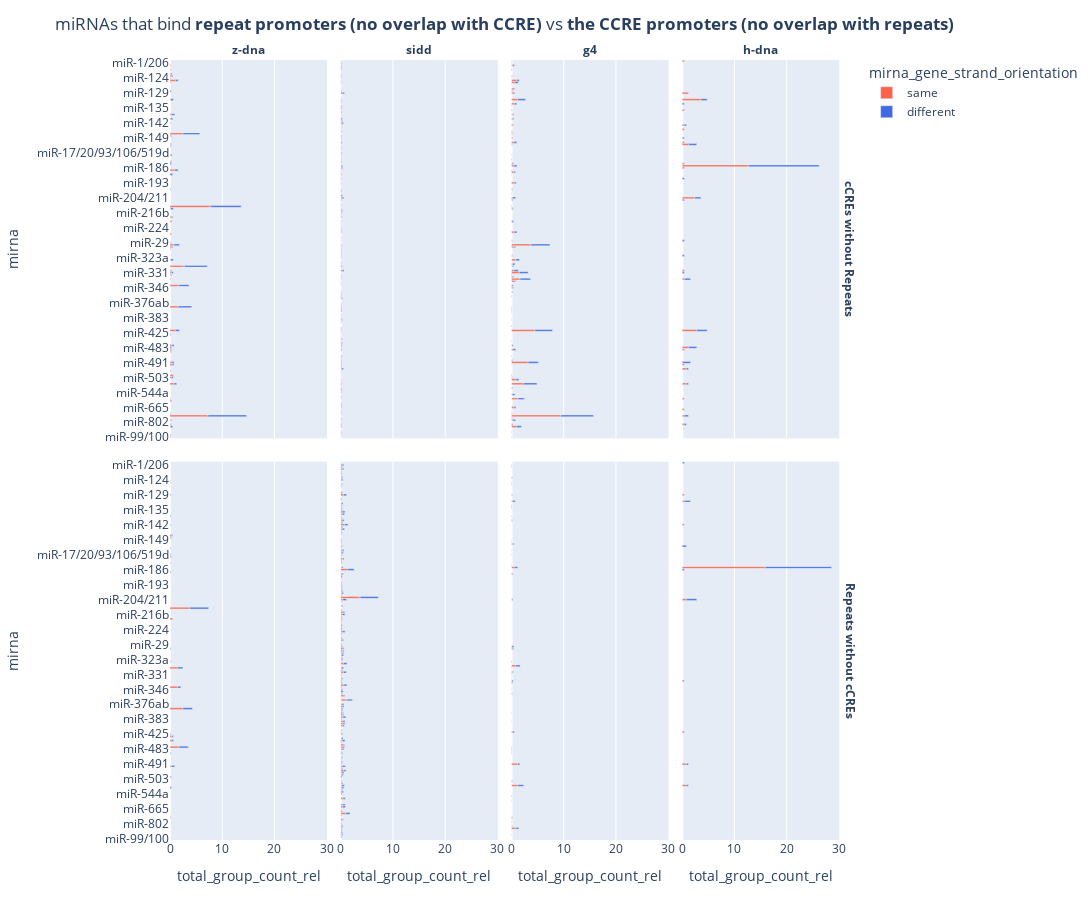

Here is the notebook cell this chart was saved with:
### Code cell
fig = px.bar(
    form_df,
    y="mirna",
    x="total_group_count_rel",
    color="mirna_gene_strand_orientation",
    facet_col="group",
    orientation='h',
    facet_row="type",
    hover_data=['total_count', 'total_group_count'],
    # barmode="group",
    # category_orders={"day": ["Thur", "Fri", "Sat", "Sun"], "time": ["Lunch", "Dinner"]},
    color_discrete_map={'same':'tomato', 'different':'royalblue'},
)

fig.for_each_annotation(lambda a: a.update(text=f'<b>{a.text.split("=")[1]}</b>'))

fig.update_yaxes(categoryorder='array', categoryarray=form_df['mirna'].unique())
fig.update_layout(
    title="miRNAs that bind <b>repeat promoters (no overlap with CCRE)</b> vs <b>the CCRE promoters (no overlap with repeats)</b>",
    height=920,
    width=1700,
)
fig.write_html(f_plotly_ccre_vs_repeats_4)
fig.show()

### Figure 1 — Plotly figure (JSON) as saved in the notebook; plotly's stock layout.template omitted (floating-point values rounded to 4 significant figures; data arrays with more than 128 entries replaced by an {"elided": "..."} marker saying what was removed)
{"data": [{"alignmentgroup": "True", "customdata": [[1, 771], [1, 771], [1, 771], [1, 771], [56, 771], [2, 771], [1, 771], [6, 771], [2, 771], [5, 771], [4, 771], [3, 771], [1, 771], [2, 771], [3, 771], [8, 771], [12, 771], [13, 771], [1, 771], [1, 771], [2, 771], [1, 771], [21, 771], [1, 771], [1, 771], [2, 771], [6, 771], [2, 771], [2, 771], [2, 771], [1, 771], [60, 771], [7, 771], [1, 771], [1, 771], [1, 771], [1, 771], [1, 771], [19, 771], [1, 771], [1, 771], [2, 771], [1, 771], [1, 771], [8, 771], [1, 771], [2, 771], [1, 771], [1, 771], [1, 771]], "hovertemplate": "mirna_gene_strand_orientation=same<br>type=cCREs without Repeats<br>group=z-dna<br>total_group_count_rel=%{x}<br>mirna=%{y}<br>total_count=%{customdata[0]}<br>total_group_count=%{customdata[1]}<extra></extra>", "legendgroup": "same", "marker": {"color": "tomato", "pattern": {"shape": ""}}, "name": "same", "offsetgroup": "same", "orientation": "h", "showlegend": true, "textposition": "auto", "type": "bar", "x": [0.1297, 0.1297, 0.1297, 0.1297, 7.263, 0.2594, 0.1297, 0.7782, 0.2594, 0.6485, 0.5188, 0.3891, 0.1297, 0.2594, 0.3891, 1.038, 1.556, 1.686, 0.1297, 0.1297, 0.2594, 0.1297, 2.724, 0.1297, 0.1297, 0.2594, 0.7782, 0.2594, 0.2594, 0.2594, 0.1297, 7.782, 0.9079, 0.1297, 0.1297, 0.1297, 0.1297, 0.1297, 2.464, 0.1297, 0.1297, 0.2594, 0.1297, 0.1297, 1.038, 0.1297, 0.2594, 0.1297, 0.1297, 0.1297], "xaxis": "x5", "y": ["miR-99/100", "miR-874", "miR-873", "miR-760", "miR-744", "miR-652", "miR-615", "miR-532", "miR-503", "miR-501/502", "miR-493", "miR-491", "miR-486", "miR-485", "miR-455", "miR-423", "miR-377", "miR-342", "miR-339", "miR-335", "miR-331", "miR-330", "miR-329/362", "miR-324", "miR-30", "miR-299", "miR-296", "miR-25/32/92/363/367", "miR-22", "miR-218", "miR-214", "miR-210", "miR-187", "miR-183", "miR-18", "miR-153", "miR-151a", "miR-148/152", "miR-147", "miR-142", "miR-140", "miR-138", "miR-1306", "miR-125", "miR-1249", "miR-124", "miR-122", "miR-1197", "miR-103/107", "miR-10"], "yaxis": "y5"}, {"alignmentgroup": "True", "customdata": {"elided": "160x2 int values"}, "hovertemplate": "mirna_gene_strand_orientation=same<br>type=cCREs without Repeats<br>group=sidd<br>total_group_count_rel=%{x}<br>mirna=%{y}<br>total_count=%{customdata[0]}<br>total_group_count=%{customdata[1]}<extra></extra>", "legendgroup": "same", "marker": {"color": "tomato", "pattern": {"shape": ""}}, "name": "same", "offsetgroup": "same", "orientation": "h", "showlegend": false, "textposition": "auto", "type": "bar", "x": {"elided": "160 float values"}, "xaxis": "x6", "y": {"elided": "160 str values"}, "yaxis": "y6"}, {"alignmentgroup": "True", "customdata": {"elided": "81x2 int values"}, "hovertemplate": "mirna_gene_strand_orientation=same<br>type=cCREs without Repeats<br>group=g4<br>total_group_count_rel=%{x}<br>mirna=%{y}<br>total_count=%{customdata[0]}<br>total_group_count=%{customdata[1]}<extra></extra>", "legendgroup": "same", "marker": {"color": "tomato", "pattern": {"shape": ""}}, "name": "same", "offsetgroup": "same", "orientation": "h", "showlegend": false, "textposition": "auto", "type": "bar", "x": [0.04983, 0.04983, 0.04983, 0.9965, 0.04983, 0.299, 0.09965, 9.417, 0.1495, 0.4983, 1.196, 0.1495, 0.1495, 2.292, 0.847, 0.09965, 3.189, 0.1495, 0.09965, 0.299, 0.09965, 0.04983, 4.484, 0.09965, 0.04983, 0.09965, 0.09965, 0.04983, 0.04983, 0.2491, 0.04983, 0.5979, 1.644, 0.1993, 1.495, 0.4983, 0.1495, 0.1993, 0.7972, 0.09965, 0.4983, 3.737, 0.09965, 0.4983, 0.09965, 0.1993, 0.09965, 0.04983, 0.2491, 0.04983, 0.09965, 0.5481, 0.04983, 0.4484, 0.04983, 0.3986, 0.1495, 0.04983, 0.04983, 0.09965, 0.4484, 0.2491, 0.1993, 0.04983, 0.299, 0.2491, 0.1993, 0.04983, 0.04983, 0.5481, 1.146, 0.299, 0.2491, 0.3488, 0.6477, 1.046, 0.04983, 0.09965, 0.04983, 0.2491, 0.04983], "xaxis": "x7", "y": ["miR-99/100", "miR-9", "miR-876", "miR-874", "miR-873", "miR-760", "miR-758", "miR-744", "miR-7", "miR-665", "miR-615", "miR-551", "miR-542", "miR-532", "miR-504", "miR-503", "miR-491", "miR-490", "miR-488", "miR-485", "miR-455", "miR-450a", "miR-423", "miR-409", "miR-381", "miR-379", "miR-378a", "miR-371", "miR-365", "miR-346", "miR-342", "miR-34/449", "miR-339", "miR-338", "miR-331", "miR-330", "miR-329/362", "miR-328", "miR-324", "miR-31", "miR-299", "miR-296", "miR-28/708", "miR-24", "miR-22", "miR-214", "miR-210", "miR-205", "miR-204/211", "miR-202", "miR-199", "miR-193", "miR-19", "miR-188", "miR-187", "miR-185", "miR-184", "miR-182", "miR-18", "miR-151a", "miR-150", "miR-149", "miR-147", "miR-146", "miR-143", "miR-140", "miR-138", "miR-136", "miR-134", "miR-133", "miR-1306", "miR-129", "miR-128", "miR-127", "miR-125", "miR-1249", "miR-124", "miR-122", "miR-103/107", "miR-10", "miR-1/206"], "yaxis": "y7"}, {"alignmentgroup": "True", "customdata": [[1, 252], [1, 252], [1, 252], [1, 252], [2, 252], [2, 252], [1, 252], [1, 252], [3, 252], [7, 252], [1, 252], [1, 252], [6, 252], [1, 252], [32, 252], [1, 252], [3, 252], [1, 252], [1, 252], [1, 252], [1, 252], [9, 252], [3, 252], [1, 252]], "hovertemplate": "mirna_gene_strand_orientation=same<br>type=cCREs without Repeats<br>group=h-dna<br>total_group_count_rel=%{x}<br>mirna=%{y}<br>total_count=%{customdata[0]}<br>total_group_count=%{customdata[1]}<extra></extra>", "legendgroup": "same", "marker": {"color": "tomato", "pattern": {"shape": ""}}, "name": "same", "offsetgroup": "same", "orientation": "h", "showlegend": false, "textposition": "auto", "type": "bar", "x": [0.3968, 0.3968, 0.3968, 0.3968, 0.7937, 0.7937, 0.3968, 0.3968, 1.19, 2.778, 0.3968, 0.3968, 2.381, 0.3968, 12.7, 0.3968, 1.19, 0.3968, 0.3968, 0.3968, 0.3968, 3.571, 1.19, 0.3968], "xaxis": "x8", "y": ["miR-873", "miR-744", "miR-668", "miR-615", "miR-532", "miR-495", "miR-493", "miR-485", "miR-483", "miR-423", "miR-339", "miR-330", "miR-204/211", "miR-186", "miR-185", "miR-184", "miR-151a", "miR-150", "miR-145", "miR-143", "miR-136", "miR-1306", "miR-129", "let-7/miR-98"], "yaxis": "y8"}, {"alignmentgroup": "True", "customdata": [[1, 771], [1, 771], [2, 771], [13, 771], [2, 771], [3, 771], [19, 771], [11, 771], [11, 771], [1, 771], [4, 771], [29, 771], [1, 771], [1, 771], [1, 771], [3, 771], [1, 771]], "hovertemplate": "mirna_gene_strand_orientation=same<br>type=Repeats without cCREs<br>group=z-dna<br>total_group_count_rel=%{x}<br>mirna=%{y}<br>total_count=%{customdata[0]}<br>total_group_count=%{customdata[1]}<extra></extra>", "legendgroup": "same", "marker": {"color": "tomato", "pattern": {"shape": ""}}, "name": "same", "offsetgroup": "same", "orientation": "h", "showlegend": false, "textposition": "auto", "type": "bar", "x": [0.1297, 0.1297, 0.2594, 1.686, 0.2594, 0.3891, 2.464, 1.427, 1.427, 0.1297, 0.5188, 3.761, 0.1297, 0.1297, 0.1297, 0.3891, 0.1297], "xaxis": "x", "y": ["miR-744", "miR-501/502", "miR-493", "miR-455", "miR-448", "miR-431", "miR-377", "miR-342", "miR-329/362", "miR-324", "miR-218", "miR-210", "miR-183", "miR-18", "miR-148/152", "miR-147", "miR-1249"], "yaxis": "y"}, {"alignmentgroup": "True", "customdata": {"elided": "161x2 int values"}, "hovertemplate": "mirna_gene_strand_orientation=same<br>type=Repeats without cCREs<br>group=sidd<br>total_group_count_rel=%{x}<br>mirna=%{y}<br>total_count=%{customdata[0]}<br>total_group_count=%{customdata[1]}<extra></extra>", "legendgroup": "same", "marker": {"color": "tomato", "pattern": {"shape": ""}}, "name": "same", "offsetgroup": "same", "orientation": "h", "showlegend": false, "textposition": "auto", "type": "bar", "x": {"elided": "161 float values"}, "xaxis": "x2", "y": {"elided": "161 str values"}, "yaxis": "y2"}, {"alignmentgroup": "True", "customdata": [[1, 2007], [16, 2007], [2, 2007], [2, 2007], [1, 2007], [1, 2007], [24, 2007], [23, 2007], [1, 2007], [1, 2007], [5, 2007], [1, 2007], [1, 2007], [2, 2007], [1, 2007], [1, 2007], [2, 2007], [5, 2007], [16, 2007], [5, 2007], [2, 2007], [2, 2007], [2, 2007], [11, 2007], [5, 2007], [1, 2007], [1, 2007], [4, 2007], [3, 2007], [1, 2007], [1, 2007], [2, 2007], [1, 2007]], "hovertemplate": "mirna_gene_strand_orientation=same<br>type=Repeats without cCREs<br>group=g4<br>total_group_count_rel=%{x}<br>mirna=%{y}<br>total_count=%{customdata[0]}<br>total_group_count=%{customdata[1]}<extra></extra>", "legendgroup": "same", "marker": {"color": "tomato", "pattern": {"shape": ""}}, "name": "same", "offsetgroup": "same", "orientation": "h", "showlegend": false, "textposition": "auto", "type": "bar", "x": [0.04983, 0.7972, 0.09965, 0.09965, 0.04983, 0.04983, 1.196, 1.146, 0.04983, 0.04983, 0.2491, 0.04983, 0.04983, 0.09965, 0.04983, 0.04983, 0.09965, 0.2491, 0.7972, 0.2491, 0.09965, 0.09965, 0.09965, 0.5481, 0.2491, 0.04983, 0.04983, 0.1993, 0.1495, 0.04983, 0.04983, 0.09965, 0.04983], "xaxis": "x3", "y": ["miR-875", "miR-874", "miR-873", "miR-760", "miR-744", "miR-551", "miR-532", "miR-491", "miR-485", "miR-483", "miR-423", "miR-409", "miR-379", "miR-365", "miR-34/449", "miR-339", "miR-331", "miR-330", "miR-328", "miR-299", "miR-296", "miR-204/211", "miR-188", "miR-185", "miR-150", "miR-15/16/195/424/497", "miR-140", "miR-1306", "miR-129", "miR-1249", "miR-122", "miR-10", "miR-1/206"], "yaxis": "y3"}, {"alignmentgroup": "True", "customdata": [[2, 252], [2, 252], [1, 252], [1, 252], [2, 252], [40, 252], [1, 252], [1, 252], [1, 252]], "hovertemplate": "mirna_gene_strand_orientation=same<br>type=Repeats without cCREs<br>group=h-dna<br>total_group_count_rel=%{x}<br>mirna=%{y}<br>total_count=%{customdata[0]}<br>total_group_count=%{customdata[1]}<extra></extra>", "legendgroup": "same", "marker": {"color": "tomato", "pattern": {"shape": ""}}, "name": "same", "offsetgroup": "same", "orientation": "h", "showlegend": false, "textposition": "auto", "type": "bar", "x": [0.7937, 0.7937, 0.3968, 0.3968, 0.7937, 15.87, 0.3968, 0.3968, 0.3968], "xaxis": "x4", "y": ["miR-532", "miR-491", "miR-423", "miR-339", "miR-204/211", "miR-185", "miR-142", "miR-1306", "miR-129"], "yaxis": "y4"}, {"alignmentgroup": "True", "customdata": [[1, 771], [3, 771], [1, 771], [1, 771], [57, 771], [1, 771], [1, 771], [4, 771], [3, 771], [1, 771], [2, 771], [3, 771], [1, 771], [1, 771], [2, 771], [3, 771], [1, 771], [6, 771], [20, 771], [15, 771], [1, 771], [3, 771], [1, 771], [34, 771], [4, 771], [2, 771], [8, 771], [1, 771], [1, 771], [2, 771], [4, 771], [45, 771], [1, 771], [4, 771], [5, 771], [2, 771], [1, 771], [2, 771], [1, 771], [1, 771], [25, 771], [3, 771], [5, 771], [4, 771], [2, 771], [4, 771], [2, 771], [2, 771]], "hovertemplate": "mirna_gene_strand_orientation=different<br>type=cCREs without Repeats<br>group=z-dna<br>total_group_count_rel=%{x}<br>mirna=%{y}<br>total_count=%{customdata[0]}<br>total_group_count=%{customdata[1]}<extra></extra>", "legendgroup": "different", "marker": {"color": "royalblue", "pattern": {"shape": ""}}, "name": "different", "offsetgroup": "different", "orientation": "h", "showlegend": true, "textposition": "auto", "type": "bar", "x": [0.1297, 0.3891, 0.1297, 0.1297, 7.393, 0.1297, 0.1297, 0.5188, 0.3891, 0.1297, 0.2594, 0.3891, 0.1297, 0.1297, 0.2594, 0.3891, 0.1297, 0.7782, 2.594, 1.946, 0.1297, 0.3891, 0.1297, 4.41, 0.5188, 0.2594, 1.038, 0.1297, 0.1297, 0.2594, 0.5188, 5.837, 0.1297, 0.5188, 0.6485, 0.2594, 0.1297, 0.2594, 0.1297, 0.1297, 3.243, 0.3891, 0.6485, 0.5188, 0.2594, 0.5188, 0.2594, 0.2594], "xaxis": "x5", "y": ["miR-96/1271", "miR-874", "miR-873", "miR-760", "miR-744", "miR-7", "miR-652", "miR-532", "miR-503", "miR-496", "miR-493", "miR-491", "miR-486", "miR-485", "miR-483", "miR-455", "miR-431", "miR-423", "miR-377", "miR-342", "miR-335", "miR-331", "miR-330", "miR-329/362", "miR-324", "miR-299", "miR-296", "miR-29", "miR-22", "miR-218", "miR-214", "miR-210", "miR-199", "miR-19", "miR-187", "miR-184", "miR-183", "miR-18", "miR-151a", "miR-148/152", "miR-147", "miR-140", "miR-138", "miR-1306", "miR-128", "miR-1249", "miR-122", "miR-1197"], "yaxis": "y5"}, {"alignmentgroup": "True", "customdata": {"elided": "152x2 int values"}, "hovertemplate": "mirna_gene_strand_orientation=different<br>type=cCREs without Repeats<br>group=sidd<br>total_group_count_rel=%{x}<br>mirna=%{y}<br>total_count=%{customdata[0]}<br>total_group_count=%{customdata[1]}<extra></extra>", "legendgroup": "different", "marker": {"color": "royalblue", "pattern": {"shape": ""}}, "name": "different", "offsetgroup": "different", "orientation": "h", "showlegend": false, "textposition": "auto", "type": "bar", "x": {"elided": "152 float values"}, "xaxis": "x6", "y": {"elided": "152 str values"}, "yaxis": "y6"}, {"alignmentgroup": "True", "customdata": {"elided": "70x2 int values"}, "hovertemplate": "mirna_gene_strand_orientation=different<br>type=cCREs without Repeats<br>group=g4<br>total_group_count_rel=%{x}<br>mirna=%{y}<br>total_count=%{customdata[0]}<br>total_group_count=%{customdata[1]}<extra></extra>", "legendgroup": "different", "marker": {"color": "royalblue", "pattern": {"shape": ""}}, "name": "different", "offsetgroup": "different", "orientation": "h", "showlegend": false, "textposition": "auto", "type": "bar", "x": [0.8969, 0.1993, 0.4484, 0.04983, 6.278, 0.04983, 0.3488, 1.246, 0.4983, 0.09965, 2.591, 0.5481, 0.04983, 0.09965, 0.04983, 1.943, 0.09965, 0.4983, 0.1993, 3.338, 0.09965, 0.04983, 0.04983, 0.1495, 0.1495, 0.2491, 0.1993, 1.993, 0.1993, 0.09965, 1.694, 0.7972, 0.2491, 0.4484, 0.7474, 0.09965, 0.299, 3.637, 0.04983, 0.5481, 0.299, 0.1495, 0.1993, 0.5481, 0.09965, 0.3488, 0.299, 0.04983, 0.6477, 0.1993, 0.04983, 0.04983, 0.5481, 0.04983, 0.09965, 0.04983, 0.1993, 0.1993, 0.04983, 0.4484, 1.545, 0.299, 0.2491, 0.04983, 0.6477, 0.4484, 0.04983, 0.04983, 0.299, 0.04983], "xaxis": "x7", "y": ["miR-874", "miR-873", "miR-760", "miR-758", "miR-744", "miR-670", "miR-665", "miR-615", "miR-551", "miR-542", "miR-532", "miR-504", "miR-503", "miR-501/502", "miR-493", "miR-491", "miR-490", "miR-485", "miR-455", "miR-423", "miR-412", "miR-377", "miR-371", "miR-365", "miR-346", "miR-342", "miR-34/449", "miR-339", "miR-338", "miR-335", "miR-331", "miR-330", "miR-329/362", "miR-328", "miR-324", "miR-31", "miR-299", "miR-296", "miR-28/708", "miR-24", "miR-22", "miR-214", "miR-205", "miR-204/211", "miR-199", "miR-193", "miR-188", "miR-187", "miR-185", "miR-184", "miR-182", "miR-151a", "miR-150", "miR-149", "miR-146", "miR-143", "miR-140", "miR-138", "miR-136", "miR-133", "miR-1306", "miR-129", "miR-127", "miR-1251", "miR-125", "miR-1249", "miR-122", "miR-103/107", "miR-10", "let-7/miR-98"], "yaxis": "y7"}, {"alignmentgroup": "True", "customdata": [[1, 252], [2, 252], [1, 252], [1, 252], [4, 252], [4, 252], [5, 252], [3, 252], [1, 252], [1, 252], [1, 252], [1, 252], [3, 252], [1, 252], [34, 252], [4, 252], [1, 252], [1, 252], [1, 252], [3, 252]], "hovertemplate": "mirna_gene_strand_orientation=different<br>type=cCREs without Repeats<br>group=h-dna<br>total_group_count_rel=%{x}<br>mirna=%{y}<br>total_count=%{customdata[0]}<br>total_group_count=%{customdata[1]}<extra></extra>", "legendgroup": "different", "marker": {"color": "royalblue", "pattern": {"shape": ""}}, "name": "different", "offsetgroup": "different", "orientation": "h", "showlegend": false, "textposition": "auto", "type": "bar", "x": [0.3968, 0.7937, 0.3968, 0.3968, 1.587, 1.587, 1.984, 1.19, 0.3968, 0.3968, 0.3968, 0.3968, 1.19, 0.3968, 13.49, 1.587, 0.3968, 0.3968, 0.3968, 1.19], "xaxis": "x8", "y": ["miR-873", "miR-744", "miR-532", "miR-495", "miR-491", "miR-483", "miR-423", "miR-339", "miR-331", "miR-31", "miR-28/708", "miR-205", "miR-204/211", "miR-191", "miR-185", "miR-151a", "miR-149", "miR-143", "miR-133", "miR-1306"], "yaxis": "y8"}, {"alignmentgroup": "True", "customdata": [[2, 771], [1, 771], [5, 771], [1, 771], [14, 771], [3, 771], [2, 771], [1, 771], [14, 771], [5, 771], [8, 771], [1, 771], [28, 771], [1, 771], [1, 771], [1, 771], [1, 771], [1, 771], [1, 771], [1, 771], [1, 771], [1, 771]], "hovertemplate": "mirna_gene_strand_orientation=different<br>type=Repeats without cCREs<br>group=z-dna<br>total_group_count_rel=%{x}<br>mirna=%{y}<br>total_count=%{customdata[0]}<br>total_group_count=%{customdata[1]}<extra></extra>", "legendgroup": "different", "marker": {"color": "royalblue", "pattern": {"shape": ""}}, "name": "different", "offsetgroup": "different", "orientation": "h", "showlegend": false, "textposition": "auto", "type": "bar", "x": [0.2594, 0.1297, 0.6485, 0.1297, 1.816, 0.3891, 0.2594, 0.1297, 1.816, 0.6485, 1.038, 0.1297, 3.632, 0.1297, 0.1297, 0.1297, 0.1297, 0.1297, 0.1297, 0.1297, 0.1297, 0.1297], "xaxis": "x", "y": ["miR-539", "miR-501/502", "miR-493", "miR-486", "miR-455", "miR-448", "miR-431", "miR-425", "miR-377", "miR-342", "miR-329/362", "miR-299", "miR-210", "miR-187", "miR-18", "miR-17/20/93/106/519d", "miR-153", "miR-148/152", "miR-147", "miR-142", "miR-138", "miR-129"], "yaxis": "y"}, {"alignmentgroup": "True", "customdata": {"elided": "163x2 int values"}, "hovertemplate": "mirna_gene_strand_orientation=different<br>type=Repeats without cCREs<br>group=sidd<br>total_group_count_rel=%{x}<br>mirna=%{y}<br>total_count=%{customdata[0]}<br>total_group_count=%{customdata[1]}<extra></extra>", "legendgroup": "different", "marker": {"color": "royalblue", "pattern": {"shape": ""}}, "name": "different", "offsetgroup": "different", "orientation": "h", "showlegend": false, "textposition": "auto", "type": "bar", "x": {"elided": "163 float values"}, "xaxis": "x2", "y": {"elided": "163 str values"}, "yaxis": "y2"}, {"alignmentgroup": "True", "customdata": [[1, 2007], [12, 2007], [1, 2007], [2, 2007], [1, 2007], [1, 2007], [23, 2007], [3, 2007], [9, 2007], [1, 2007], [1, 2007], [1, 2007], [6, 2007], [1, 2007], [1, 2007], [3, 2007], [5, 2007], [1, 2007], [2, 2007], [1, 2007], [17, 2007], [2, 2007], [3, 2007], [7, 2007], [3, 2007], [3, 2007], [13, 2007], [1, 2007], [1, 2007], [1, 2007], [5, 2007], [1, 2007], [2, 2007], [1, 2007], [2, 2007], [2, 2007], [11, 2007], [1, 2007], [2, 2007], [2, 2007]], "hovertemplate": "mirna_gene_strand_orientation=different<br>type=Repeats without cCREs<br>group=g4<br>total_group_count_rel=%{x}<br>mirna=%{y}<br>total_count=%{customdata[0]}<br>total_group_count=%{customdata[1]}<extra></extra>", "legendgroup": "different", "marker": {"color": "royalblue", "pattern": {"shape": ""}}, "name": "different", "offsetgroup": "different", "orientation": "h", "showlegend": false, "textposition": "auto", "type": "bar", "x": [0.04983, 0.5979, 0.04983, 0.09965, 0.04983, 0.04983, 1.146, 0.1495, 0.4484, 0.04983, 0.04983, 0.04983, 0.299, 0.04983, 0.04983, 0.1495, 0.2491, 0.04983, 0.09965, 0.04983, 0.847, 0.09965, 0.1495, 0.3488, 0.1495, 0.1495, 0.6477, 0.04983, 0.04983, 0.04983, 0.2491, 0.04983, 0.09965, 0.04983, 0.09965, 0.09965, 0.5481, 0.04983, 0.09965, 0.09965], "xaxis": "x3", "y": ["miR-9", "miR-874", "miR-873", "miR-744", "miR-615", "miR-551", "miR-532", "miR-504", "miR-491", "miR-486", "miR-483", "miR-455", "miR-423", "miR-365", "miR-346", "miR-34/449", "miR-339", "miR-338", "miR-330", "miR-329/362", "miR-328", "miR-324", "miR-299", "miR-296", "miR-204/211", "miR-188", "miR-185", "miR-184", "miR-17/20/93/106/519d", "miR-154", "miR-150", "miR-149", "miR-140", "miR-138", "miR-134", "miR-133", "miR-1306", "miR-129", "miR-125", "miR-122"], "yaxis": "y3"}, {"alignmentgroup": "True", "customdata": [[1, 252], [1, 252], [5, 252], [1, 252], [32, 252], [2, 252], [3, 252], [1, 252]], "hovertemplate": "mirna_gene_strand_orientation=different<br>type=Repeats without cCREs<br>group=h-dna<br>total_group_count_rel=%{x}<br>mirna=%{y}<br>total_count=%{customdata[0]}<br>total_group_count=%{customdata[1]}<extra></extra>", "legendgroup": "different", "marker": {"color": "royalblue", "pattern": {"shape": ""}}, "name": "different", "offsetgroup": "different", "orientation": "h", "showlegend": false, "textposition": "auto", "type": "bar", "x": [0.3968, 0.3968, 1.984, 0.3968, 12.7, 0.7937, 1.19, 0.3968], "xaxis": "x4", "y": ["miR-532", "miR-491", "miR-204/211", "miR-186", "miR-185", "miR-151a", "miR-1306", "let-7/miR-98"], "yaxis": "y4"}], "layout": {"annotations": [{"font": {}, "showarrow": false, "text": "<b>z-dna</b>", "x": 0.115, "xanchor": "center", "xref": "paper", "y": 1, "yanchor": "bottom", "yref": "paper"}, {"font": {}, "showarrow": false, "text": "<b>sidd</b>", "x": 0.365, "xanchor": "center", "xref": "paper", "y": 1, "yanchor": "bottom", "yref": "paper"}, {"font": {}, "showarrow": false, "text": "<b>g4</b>", "x": 0.615, "xanchor": "center", "xref": "paper", "y": 1, "yanchor": "bottom", "yref": "paper"}, {"font": {}, "showarrow": false, "text": "<b>h-dna</b>", "x": 0.865, "xanchor": "center", "xref": "paper", "y": 1, "yanchor": "bottom", "yref": "paper"}, {"font": {}, "showarrow": false, "text": "<b>Repeats without cCREs</b>", "textangle": 90, "x": 0.98, "xanchor": "left", "xref": "paper", "y": 0.2425, "yanchor": "middle", "yref": "paper"}, {"font": {}, "showarrow": false, "text": "<b>cCREs without Repeats</b>", "textangle": 90, "x": 0.98, "xanchor": "left", "xref": "paper", "y": 0.7575, "yanchor": "middle", "yref": "paper"}], "barmode": "relative", "height": 920, "legend": {"title": {"text": "mirna_gene_strand_orientation"}, "tracegroupgap": 0}, "margin": {"t": 60}, "title": {"text": "miRNAs that bind <b>repeat promoters (no overlap with CCRE)</b> vs <b>the CCRE promoters (no overlap with repeats)</b>"}, "width": 1700, "xaxis": {"anchor": "y", "domain": [0, 0.23], "title": {"text": "total_group_count_rel"}}, "xaxis2": {"anchor": "y2", "domain": [0.25, 0.48], "matches": "x", "title": {"text": "total_group_count_rel"}}, "xaxis3": {"anchor": "y3", "domain": [0.5, 0.73], "matches": "x", "title": {"text": "total_group_count_rel"}}, "xaxis4": {"anchor": "y4", "domain": [0.75, 0.98], "matches": "x", "title": {"text": "total_group_count_rel"}}, "xaxis5": {"anchor": "y5", "domain": [0, 0.23], "matches": "x", "showticklabels": false}, "xaxis6": {"anchor": "y6", "domain": [0.25, 0.48], "matches": "x", "showticklabels": false}, "xaxis7": {"anchor": "y7", "domain": [0.5, 0.73], "matches": "x", "showticklabels": false}, "xaxis8": {"anchor": "y8", "domain": [0.75, 0.98], "matches": "x", "showticklabels": false}, "yaxis": {"anchor": "x", "categoryarray": {"elided": "177 str values"}, "categoryorder": "array", "domain": [0, 0.485], "title": {"text": "mirna"}}, "yaxis2": {"anchor": "x2", "categoryarray": {"elided": "177 str values"}, "categoryorder": "array", "domain": [0, 0.485], "matches": "y", "showticklabels": false}, "yaxis3": {"anchor": "x3", "categoryarray": {"elided": "177 str values"}, "categoryorder": "array", "domain": [0, 0.485], "matches": "y", "showticklabels": false}, "yaxis4": {"anchor": "x4", "categoryarray": {"elided": "177 str values"}, "categoryorder": "array", "domain": [0, 0.485], "matches": "y", "showticklabels": false}, "yaxis5": {"anchor": "x5", "categoryarray": {"elided": "177 str values"}, "categoryorder": "array", "domain": [0.515, 1], "matches": "y", "title": {"text": "mirna"}}, "yaxis6": {"anchor": "x6", "categoryarray": {"elided": "177 str values"}, "categoryorder": "array", "domain": [0.515, 1], "matches": "y", "showticklabels": false}, "yaxis7": {"anchor": "x7", "categoryarray": {"elided": "177 str values"}, "categoryorder": "array", "domain": [0.515, 1], "matches": "y", "showticklabels": false}, "yaxis8": {"anchor": "x8", "categoryarray": {"elided": "177 str values"}, "categoryorder": "array", "domain": [0.515, 1], "matches": "y", "showticklabels": false}}}
